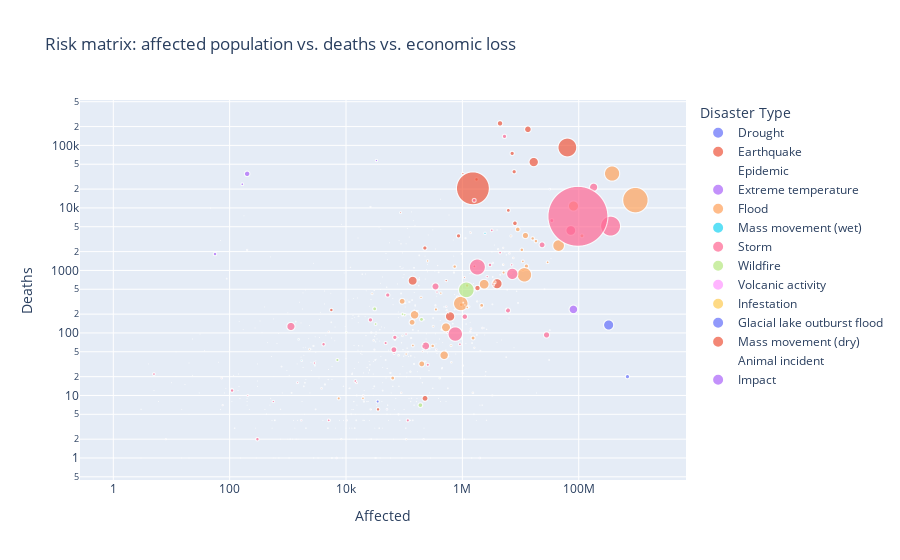

The notebook cell this image was saved under:
### Markdown cell above
## 💥 8. Risk-matrix bubble chart  
Three dimensions in one view:  
- **x-axis**: total people **affected** (log-scaled)  
- **y-axis**: total **deaths** (log-scaled)  
- **bubble size**: total **economic loss** (USD, adjusted)  
- **colour**: **Disaster Type**

Hover any bubble to reveal the country and exact values.  
Log scales make extremes (e.g., China vs. small island states) visible on the same plot.

### Code cell
bubble = df.groupby(['Country', 'Disaster Type']).agg(
            Deaths=('Deaths', 'sum'),
            Affected=('Affected', 'sum'),
            Loss_USD_adj=('Loss_USD_adj', 'sum')).reset_index()

fig = px.scatter(bubble,
                 x='Affected',
                 y='Deaths',
                 size='Loss_USD_adj',
                 color='Disaster Type',
                 hover_name='Country',
                 log_x=True,
                 log_y=True,
                 size_max=60,
                 title='Risk matrix: affected population vs. deaths vs. economic loss')
fig.show()

### Figure 1 — Plotly figure (JSON) as saved in the notebook; plotly's stock layout.template omitted (floating-point values rounded to 4 significant figures; data arrays with more than 128 entries replaced by an {"elided": "..."} marker saying what was removed)
{"data": [{"hovertemplate": "<b>%{hovertext}</b><br><br>Disaster Type=Drought<br>Affected=%{x}<br>Deaths=%{y}<br>Loss_USD_adj=%{marker.size}<extra></extra>", "hovertext": ["Afghanistan", "Angola", "Argentina", "Armenia", "Australia", "Azerbaijan", "Bangladesh", "Barbados", "Bolivia (Plurinational State of)", "Bosnia and Herzegovina", "Botswana", "Brazil", "Bulgaria", "Burkina Faso", "Burundi", "Cabo Verde", "Cambodia", "Cameroon", "Central African Republic", "Chad", "China", "Colombia", "Costa Rica", "Croatia", "Cuba", "Cyprus", "Democratic People's Republic of Korea", "Democratic Republic of the Congo", "Djibouti", "Ecuador", "El Salvador", "Eritrea", "Eswatini", "Ethiopia", "Fiji", "France", "Gambia", "Georgia", "Grenada", "Guatemala", "Guinea-Bissau", "Guyana", "Haiti", "Honduras", "Hungary", "India", "Indonesia", "Iran (Islamic Republic of)", "Iraq", "Italy", "Jamaica", "Jordan", "Kazakhstan", "Kenya", "Kyrgyzstan", "Lao People's Democratic Republic", "Lesotho", "Lithuania", "Madagascar", "Malawi", "Malaysia", "Mali", "Marshall Islands", "Mauritania", "Mexico", "Micronesia (Federated States of)", "Mongolia", "Mozambique", "Namibia", "Nepal", "New Zealand", "Nicaragua", "Niger", "Nigeria", "Pakistan", "Palau", "Panama", "Papua New Guinea", "Paraguay", "Peru", "Philippines", "Poland", "Portugal", "Republic of Korea", "Republic of Moldova", "Romania", "Russian Federation", "Rwanda", "Saint Lucia", "Saint Vincent and the Grenadines", "Samoa", "Senegal", "Solomon Islands", "Somalia", "South Africa", "South Sudan", "Spain", "Sri Lanka", "Sudan", "Syrian Arab Republic", "Tajikistan", "Thailand", "Timor-Leste", "Tonga", "Trinidad and Tobago", "Tuvalu", "Uganda", "Ukraine", "United Kingdom of Great Britain and Northern Ireland", "United Republic of Tanzania", "United States of America", "Uruguay", "Uzbekistan", "Venezuela (Bolivarian Republic of)", "Viet Nam", "Zambia", "Zimbabwe"], "legendgroup": "Drought", "marker": {"color": "#636efa", "size": [198100000.0, 0.0, 4452000000.0, 182200000.0, 4987000000.0, 182200000.0, 0.0, 0.0, 732000000.0, 526600000.0, 58230000.0, 31380000000.0, 0.0, 0.0, 0.0, 0.0, 66270000.0, 0.0, 0.0, 0.0, 44800000000.0, 0.0, 0.0, 562700000.0, 5213000.0, 0.0, 0.0, 0.0, 0.0, 2486000.0, 257700000.0, 0.0, 0.0, 2539000000.0, 0.0, 0.0, 0.0, 364300000.0, 0.0, 157500000.0, 0.0, 21150000.0, 112400000.0, 0.0, 170500000.0, 8004000000.0, 1705000.0, 0.0, 0.0, 4569000000.0, 24180000.0, 0.0, 0.0, 303000000.0, 0.0, 0.0, 0.0, 351000000.0, 0.0, 400000000.0, 0.0, 0.0, 6485000.0, 0.0, 366200000.0, 0.0, 0.0, 0.0, 165600000.0, 0.0, 1108000000.0, 0.0, 0.0, 0.0, 0.0, 0.0, 359300000.0, 79410000.0, 0.0, 0.0, 143900000.0, 0.0, 2222000000.0, 0.0, 614200000.0, 910800000.0, 3572000000.0, 0.0, 0.0, 0.0, 0.0, 0.0, 0.0, 1150000000.0, 2032000000.0, 0.0, 2471000000.0, 59270000.0, 0.0, 0.0, 103800000.0, 5048000000.0, 0.0, 0.0, 0.0, 0.0, 0.0, 2309000000.0, 0.0, 0.0, 122300000000.0, 624600000.0, 91080000.0, 0.0, 9360000000.0, 2261000.0, 1173000000.0], "sizemode": "area", "sizeref": 439800000.0, "symbol": "circle"}, "mode": "markers", "name": "Drought", "showlegend": true, "type": "scattergl", "x": [31010000.0, 7722000.0, 35030.0, 297000.0, 0.0, 0.0, 0.0, 0.0, 3272000.0, 62580.0, 75000.0, 33670000.0, 0.0, 13250000.0, 2412000.0, 146100.0, 4050000.0, 2401000.0, 2222000.0, 8822000.0, 327400000.0, 1143000.0, 0.0, 0.0, 100000.0, 0.0, 31100000.0, 25970000.0, 1025000.0, 110700.0, 1487000.0, 1700000.0, 2104000.0, 74710000.0, 67000.0, 0.0, 491100.0, 696000.0, 100000.0, 5680000.0, 132000.0, 0.0, 4635000.0, 3117000.0, 0.0, 688200000.0, 18760000.0, 4900000.0, 7000000.0, 0.0, 91540.0, 150000.0, 71000.0, 31900000.0, 2000000.0, 0.0, 4308000.0, 0.0, 5665000.0, 25830000.0, 2200000.0, 13660000.0, 45790.0, 8205000.0, 2500000.0, 213400.0, 450000.0, 13560000.0, 3916000.0, 503000.0, 0.0, 948000.0, 29300000.0, 19110000.0, 4681000.0, 14200.0, 0.0, 2520000.0, 1738000.0, 21500.0, 197700.0, 0.0, 0.0, 0.0, 216200.0, 0.0, 1000000.0, 1000000.0, 0.0, 0.0, 0.0, 2094000.0, 0.0, 31940000.0, 30450000.0, 15620000.0, 26000.0, 5722000.0, 17840000.0, 21950000.0, 3800000.0, 33480000.0, 120000.0, 0.0, 0.0, 10200.0, 3542000.0, 0.0, 0.0, 8954000.0, 0.0, 893200.0, 600000.0, 0.0, 4412000.0, 14010000.0, 28740000.0], "xaxis": "x", "y": [37.0, 58.0, 8.0, 0.0, 0.0, 0.0, 0.0, 0.0, 10.0, 0.0, 0.0, 0.0, 0.0, 0.0, 120.0, 0.0, 0.0, 0.0, 0.0, 0.0, 134.0, 0.0, 0.0, 0.0, 0.0, 0.0, 0.0, 0.0, 0.0, 0.0, 0.0, 0.0, 0.0, 0.0, 0.0, 0.0, 0.0, 0.0, 0.0, 41.0, 0.0, 0.0, 0.0, 0.0, 0.0, 20.0, 11.0, 0.0, 0.0, 0.0, 0.0, 0.0, 0.0, 111.0, 0.0, 0.0, 0.0, 0.0, 0.0, 500.0, 0.0, 0.0, 0.0, 0.0, 0.0, 0.0, 0.0, 18.0, 0.0, 0.0, 0.0, 0.0, 0.0, 0.0, 77.0, 0.0, 0.0, 24.0, 4.0, 0.0, 0.0, 0.0, 0.0, 0.0, 2.0, 0.0, 0.0, 0.0, 0.0, 0.0, 0.0, 0.0, 0.0, 20020.0, 0.0, 0.0, 0.0, 0.0, 0.0, 0.0, 0.0, 0.0, 0.0, 0.0, 0.0, 0.0, 2544.0, 0.0, 0.0, 0.0, 428.0, 0.0, 0.0, 0.0, 0.0, 0.0, 0.0], "yaxis": "y"}, {"hovertemplate": "<b>%{hovertext}</b><br><br>Disaster Type=Earthquake<br>Affected=%{x}<br>Deaths=%{y}<br>Loss_USD_adj=%{marker.size}<extra></extra>", "hovertext": ["Afghanistan", "Albania", "Algeria", "American Samoa", "Argentina", "Azerbaijan", "Bangladesh", "Barbados", "Bhutan", "Bosnia and Herzegovina", "Brazil", "Bulgaria", "Burundi", "Chile", "China", "Colombia", "Comoros", "Costa Rica", "Croatia", "Cuba", "Democratic Republic of the Congo", "Dominica", "Dominican Republic", "Ecuador", "Egypt", "El Salvador", "Ethiopia", "France", "Georgia", "Germany", "Greece", "Guadeloupe", "Guatemala", "Haiti", "Honduras", "Hungary", "Iceland", "India", "Indonesia", "Iran (Islamic Republic of)", "Iraq", "Italy", "Japan", "Kazakhstan", "Kenya", "Kyrgyzstan", "Lao People's Democratic Republic", "Malawi", "Malaysia", "Maldives", "Martinique", "Mexico", "Morocco", "Mozambique", "Myanmar", "Nepal", "New Zealand", "Nicaragua", "North Macedonia", "Pakistan", "Panama", "Papua New Guinea", "Peru", "Philippines", "Puerto Rico", "Republic of Korea", "Russian Federation", "Rwanda", "Saint Lucia", "Samoa", "Serbia", "Serbia Montenegro", "Seychelles", "Slovenia", "Solomon Islands", "Somalia", "South Africa", "Spain", "Sri Lanka", "Syrian Arab Republic", "Taiwan (Province of China)", "Tajikistan", "Thailand", "Timor-Leste", "Tonga", "Turkmenistan", "Türkiye", "Uganda", "United Kingdom of Great Britain and Northern Ireland", "United Republic of Tanzania", "United States of America", "Uzbekistan", "Vanuatu"], "legendgroup": "Earthquake", "marker": {"color": "#EF553B", "size": [80000.0, 914100000.0, 8526000000.0, 0.0, 0.0, 18220000.0, 830400000.0, 0.0, 0.0, 27870000.0, 0.0, 0.0, 0.0, 44640000000.0, 157100000000.0, 19960000.0, 0.0, 353900000.0, 15780000000.0, 0.0, 10200000.0, 0.0, 0.0, 2614000000.0, 0.0, 3275000000.0, 0.0, 458100000.0, 610400000.0, 19930000.0, 878400000.0, 0.0, 289700000.0, 13380000000.0, 146200000.0, 0.0, 120900000.0, 8211000000.0, 20550000000.0, 5187000000.0, 0.0, 35540000000.0, 479700000000.0, 0.0, 166100000.0, 15880000.0, 139000.0, 0.0, 830400000.0, 780700000.0, 0.0, 13260000000.0, 7871000000.0, 0.0, 850100000.0, 6951000000.0, 39620000000.0, 3975000.0, 13070000.0, 8524000000.0, 0.0, 76200000.0, 1439000000.0, 398700000.0, 1151000000.0, 27450000.0, 740800000.0, 0.0, 0.0, 181400000.0, 190300000.0, 0.0, 49820000.0, 16610000.0, 2693000.0, 166100000.0, 32120000.0, 278900000.0, 2186000000.0, 9163000000.0, 5108000000.0, 43010000.0, 1743000000.0, 5294000.0, 13890000.0, 0.0, 38840000000.0, 0.0, 90770000.0, 598600000.0, 5694000000.0, 0.0, 100000000.0], "sizemode": "area", "sizeref": 439800000.0, "symbol": "circle"}, "mode": "markers", "name": "Earthquake", "showlegend": true, "type": "scattergl", "x": [1151000.0, 208000.0, 226500.0, 2500.0, 2541.0, 25790.0, 3795.0, 1.0, 20530.0, 1052.0, 286.0, 737.0, 120.0, 3944000.0, 63850000.0, 63800.0, 10000.0, 129800.0, 228300.0, 6007.0, 19250.0, 100.0, 2015.0, 528100.0, 250.0, 1610000.0, 99000.0, 1506.0, 26460.0, 150.0, 88620.0, 153.0, 1468000.0, 4443000.0, 52020.0, 1800.0, 3864.0, 7782000.0, 13390000.0, 1754000.0, 5969.0, 140000.0, 1519000.0, 36690.0, 0.0, 38030.0, 0.0, 20740.0, 5073.0, 27210.0, 100.0, 1822000.0, 859100.0, 1476.0, 1394000.0, 6177000.0, 615700.0, 19760.0, 100.0, 7187000.0, 1415.0, 579100.0, 1085000.0, 5921000.0, 5228.0, 34890.0, 63340.0, 2286.0, 0.0, 5584.0, 27030.0, 100.0, 4830.0, 605.0, 16610.0, 105100.0, 2060.0, 15300.0, 1019000.0, 8012000.0, 5600.0, 51110.0, 86900.0, 2003.0, 507.0, 0.0, 16850000.0, 590.0, 4501.0, 148100.0, 35530.0, 86.0, 81270.0], "xaxis": "x", "y": [4970.0, 51.0, 2285.0, 34.0, 0.0, 31.0, 13.0, 0.0, 12.0, 1.0, 1.0, 0.0, 3.0, 613.0, 92580.0, 14.0, 0.0, 43.0, 9.0, 0.0, 20.0, 0.0, 3.0, 688.0, 0.0, 1161.0, 2.0, 0.0, 6.0, 0.0, 11.0, 1.0, 69.0, 225200.0, 7.0, 0.0, 0.0, 37930.0, 180900.0, 28600.0, 10.0, 684.0, 20590.0, 3.0, 1.0, 74.0, 0.0, 4.0, 104.0, 102.0, 1.0, 523.0, 3574.0, 4.0, 3991.0, 9137.0, 184.0, 9.0, 0.0, 74450.0, 2.0, 209.0, 770.0, 491.0, 4.0, 0.0, 18.0, 81.0, 0.0, 148.0, 2.0, 1.0, 3.0, 1.0, 62.0, 298.0, 3.0, 10.0, 35400.0, 5670.0, 233.0, 27.0, 8401.0, 0.0, 9.0, 11.0, 54120.0, 4.0, 0.0, 32.0, 6.0, 13.0, 14.0], "yaxis": "y"}, {"hovertemplate": "<b>%{hovertext}</b><br><br>Disaster Type=Epidemic<br>Affected=%{x}<br>Deaths=%{y}<br>Loss_USD_adj=%{marker.size}<extra></extra>", "hovertext": {"elided": "131 str values"}, "legendgroup": "Epidemic", "marker": {"color": "#00cc96", "size": {"elided": "131 float values"}, "sizemode": "area", "sizeref": 439800000.0, "symbol": "circle"}, "mode": "markers", "name": "Epidemic", "showlegend": true, "type": "scattergl", "x": {"elided": "131 float values"}, "xaxis": "x", "y": {"elided": "131 float values"}, "yaxis": "y"}, {"hovertemplate": "<b>%{hovertext}</b><br><br>Disaster Type=Extreme temperature<br>Affected=%{x}<br>Deaths=%{y}<br>Loss_USD_adj=%{marker.size}<extra></extra>", "hovertext": ["Afghanistan", "Albania", "Algeria", "Argentina", "Armenia", "Australia", "Austria", "Azerbaijan", "Bangladesh", "Belarus", "Belgium", "Bolivia (Plurinational State of)", "Bosnia and Herzegovina", "Brazil", "Bulgaria", "Cambodia", "Canada", "Canary Islands", "Chile", "China", "Croatia", "Cyprus", "Czechia", "Democratic People's Republic of Korea", "Denmark", "Egypt", "El Salvador", "Estonia", "Finland", "France", "Germany", "Greece", "Guatemala", "Hungary", "Iceland", "India", "Ireland", "Israel", "Italy", "Japan", "Jordan", "Kazakhstan", "Kyrgyzstan", "Lao People's Democratic Republic", "Latvia", "Lebanon", "Liechtenstein", "Lithuania", "Luxembourg", "Malta", "Mexico", "Mongolia", "Montenegro", "Morocco", "Myanmar", "Nepal", "Netherlands (Kingdom of the)", "New Zealand", "Nigeria", "North Macedonia", "Norway", "Pakistan", "Paraguay", "Peru", "Philippines", "Poland", "Portugal", "Republic of Korea", "Republic of Moldova", "Romania", "Russian Federation", "Saudi Arabia", "Serbia", "Serbia Montenegro", "Slovakia", "Slovenia", "South Africa", "Spain", "State of Palestine", "Sudan", "Sweden", "Switzerland", "Taiwan (Province of China)", "Tajikistan", "Thailand", "Türkiye", "Ukraine", "United Kingdom of Great Britain and Northern Ireland", "United States of America", "Uruguay", "Viet Nam"], "legendgroup": "Extreme temperature", "marker": {"color": "#ab63fa", "size": [18000.0, 0.0, 0.0, 0.0, 0.0, 0.0, 477500000.0, 0.0, 0.0, 55200000.0, 0.0, 0.0, 0.0, 0.0, 91000.0, 0.0, 439200000.0, 0.0, 1365000000.0, 33250000000.0, 437200000.0, 0.0, 0.0, 0.0, 0.0, 0.0, 0.0, 0.0, 0.0, 13990000000.0, 3295000000.0, 5465000.0, 0.0, 0.0, 0.0, 682100000.0, 0.0, 0.0, 7684000000.0, 0.0, 0.0, 0.0, 0.0, 0.0, 0.0, 0.0, 0.0, 0.0, 0.0, 0.0, 697300000.0, 90650000.0, 0.0, 1474000.0, 0.0, 172000.0, 160600000.0, 354300000.0, 0.0, 0.0, 0.0, 23850000.0, 0.0, 124400000.0, 0.0, 0.0, 0.0, 166000000.0, 0.0, 0.0, 2132000000.0, 0.0, 0.0, 0.0, 255800000.0, 136400000.0, 0.0, 1501000000.0, 0.0, 0.0, 0.0, 477500000.0, 67960000.0, 1224000000.0, 0.0, 1822000.0, 154800000.0, 0.0, 5587000000.0, 0.0, 0.0], "sizemode": "area", "sizeref": 439800000.0, "symbol": "circle"}, "mode": "markers", "name": "Extreme temperature", "showlegend": true, "type": "scattergl", "x": [698200.0, 230200.0, 250000.0, 3500.0, 12000.0, 2000.0, 0.0, 0.0, 33380000.0, 95310.0, 0.0, 42770.0, 20350.0, 0.0, 70.0, 0.0, 0.0, 113.0, 50620.0, 81090000.0, 200.0, 400.0, 0.0, 13770.0, 0.0, 171.0, 0.0, 0.0, 0.0, 200.0, 165.0, 176.0, 12630.0, 500.0, 0.0, 26290.0, 0.0, 0.0, 0.0, 251500.0, 2012.0, 5012.0, 13900.0, 0.0, 0.0, 3999000.0, 0.0, 0.0, 0.0, 0.0, 122600.0, 2192000.0, 4500.0, 2478000.0, 1582.0, 25200.0, 0.0, 0.0, 0.0, 16320.0, 0.0, 88230.0, 0.0, 5390000.0, 34.0, 0.0, 0.0, 2925.0, 12830.0, 8359.0, 33320.0, 2764.0, 91730.0, 70.0, 89.0, 50000.0, 20.0, 0.0, 33500.0, 0.0, 0.0, 0.0, 0.0, 2002000.0, 1000000.0, 450.0, 147600.0, 47.0, 56.0, 2400.0, 0.0], "xaxis": "x", "y": [3073.0, 729.0, 48.0, 85.0, 0.0, 486.0, 1263.0, 5.0, 1563.0, 54.0, 5692.0, 28.0, 5.0, 32.0, 3020.0, 0.0, 897.0, 13.0, 6.0, 238.0, 2132.0, 261.0, 1120.0, 0.0, 441.0, 113.0, 1.0, 281.0, 363.0, 35090.0, 23940.0, 7479.0, 6.0, 1648.0, 0.0, 10400.0, 86.0, 0.0, 50920.0, 1251.0, 0.0, 3.0, 27.0, 0.0, 249.0, 0.0, 1.0, 688.0, 247.0, 146.0, 314.0, 7.0, 92.0, 21.0, 310.0, 267.0, 3703.0, 0.0, 60.0, 34.0, 59.0, 2665.0, 20.0, 1978.0, 0.0, 3196.0, 6843.0, 30.0, 23.0, 5475.0, 57350.0, 1301.0, 1072.0, 6.0, 740.0, 539.0, 33.0, 34830.0, 7.0, 16.0, 53.0, 1646.0, 85.0, 1.0, 138.0, 70.0, 1102.0, 9927.0, 1831.0, 11.0, 0.0], "yaxis": "y"}, {"hovertemplate": "<b>%{hovertext}</b><br><br>Disaster Type=Flood<br>Affected=%{x}<br>Deaths=%{y}<br>Loss_USD_adj=%{marker.size}<extra></extra>", "hovertext": {"elided": "180 str values"}, "legendgroup": "Flood", "marker": {"color": "#FFA15A", "size": {"elided": "180 float values"}, "sizemode": "area", "sizeref": 439800000.0, "symbol": "circle"}, "mode": "markers", "name": "Flood", "showlegend": true, "type": "scattergl", "x": {"elided": "180 float values"}, "xaxis": "x", "y": {"elided": "180 float values"}, "yaxis": "y"}, {"hovertemplate": "<b>%{hovertext}</b><br><br>Disaster Type=Mass movement (wet)<br>Affected=%{x}<br>Deaths=%{y}<br>Loss_USD_adj=%{marker.size}<extra></extra>", "hovertext": ["Afghanistan", "Angola", "Argentina", "Armenia", "Austria", "Azerbaijan", "Bangladesh", "Bolivia (Plurinational State of)", "Bosnia and Herzegovina", "Brazil", "Burundi", "Cameroon", "Chad", "Chile", "China", "Colombia", "Costa Rica", "Côte d’Ivoire", "Democratic Republic of the Congo", "Ecuador", "El Salvador", "Ethiopia", "French Guiana", "Georgia", "Guatemala", "Guinea", "Haiti", "India", "Indonesia", "Iran (Islamic Republic of)", "Italy", "Japan", "Kazakhstan", "Kenya", "Kyrgyzstan", "Malawi", "Malaysia", "Mexico", "Mongolia", "Morocco", "Mozambique", "Myanmar", "Nepal", "Nicaragua", "Nigeria", "Norway", "Pakistan", "Papua New Guinea", "Peru", "Philippines", "Republic of Korea", "Russian Federation", "Rwanda", "Sierra Leone", "Sri Lanka", "Switzerland", "Syrian Arab Republic", "Tajikistan", "Thailand", "Trinidad and Tobago", "Türkiye", "Uganda", "United Republic of Tanzania", "United States of America", "Uzbekistan", "Venezuela (Bolivarian Republic of)", "Viet Nam", "Yemen", "Zambia"], "legendgroup": "Mass movement (wet)", "marker": {"color": "#19d3f3", "size": [3970000.0, 0.0, 21930000.0, 0.0, 0.0, 0.0, 0.0, 265000000.0, 0.0, 367800000.0, 0.0, 0.0, 0.0, 0.0, 2569000000.0, 130500000.0, 0.0, 0.0, 0.0, 10000000.0, 0.0, 45000.0, 0.0, 0.0, 725900000.0, 0.0, 0.0, 220300000.0, 266100000.0, 0.0, 0.0, 339800000.0, 0.0, 0.0, 2616000.0, 0.0, 0.0, 0.0, 0.0, 0.0, 0.0, 0.0, 19880000.0, 0.0, 0.0, 157600000.0, 25890000.0, 60000000.0, 0.0, 130600000.0, 0.0, 0.0, 34980000.0, 38390000.0, 0.0, 915100000.0, 0.0, 70980000.0, 0.0, 0.0, 0.0, 0.0, 0.0, 1151000000.0, 0.0, 0.0, 0.0, 0.0, 0.0], "sizemode": "area", "sizeref": 439800000.0, "symbol": "circle"}, "mode": "markers", "name": "Mass movement (wet)", "showlegend": true, "type": "scattergl", "x": [336100.0, 0.0, 23020.0, 750.0, 0.0, 0.0, 154500.0, 16430.0, 403.0, 154500.0, 13750.0, 2350.0, 37.0, 142.0, 2449000.0, 85080.0, 200.0, 10010.0, 1820.0, 12750.0, 525.0, 15710.0, 5.0, 0.0, 178400.0, 492.0, 11200.0, 181400.0, 967200.0, 4.0, 576.0, 1367.0, 0.0, 146.0, 9716.0, 109.0, 100.0, 332.0, 0.0, 0.0, 300.0, 149200.0, 375500.0, 5769.0, 300.0, 1160.0, 30560.0, 19040.0, 13380.0, 3221000.0, 2026.0, 3511.0, 37980.0, 11920.0, 1797.0, 1731.0, 23.0, 22030.0, 33110.0, 1200.0, 1005.0, 183800.0, 6491.0, 1531.0, 6.0, 65100.0, 274.0, 31.0, 150.0], "xaxis": "x", "y": [979.0, 13.0, 28.0, 0.0, 21.0, 11.0, 265.0, 185.0, 6.0, 278.0, 63.0, 132.0, 52.0, 22.0, 3925.0, 1151.0, 7.0, 39.0, 438.0, 171.0, 42.0, 363.0, 10.0, 18.0, 713.0, 7.0, 13.0, 1742.0, 1837.0, 32.0, 20.0, 152.0, 48.0, 153.0, 126.0, 8.0, 59.0, 155.0, 17.0, 15.0, 17.0, 446.0, 1198.0, 29.0, 32.0, 11.0, 478.0, 869.0, 355.0, 1998.0, 59.0, 164.0, 113.0, 1118.0, 241.0, 36.0, 80.0, 91.0, 38.0, 2.0, 113.0, 765.0, 124.0, 79.0, 8.0, 109.0, 120.0, 96.0, 9.0], "yaxis": "y"}, {"hovertemplate": "<b>%{hovertext}</b><br><br>Disaster Type=Storm<br>Affected=%{x}<br>Deaths=%{y}<br>Loss_USD_adj=%{marker.size}<extra></extra>", "hovertext": {"elided": "186 str values"}, "legendgroup": "Storm", "marker": {"color": "#FF6692", "size": {"elided": "186 float values"}, "sizemode": "area", "sizeref": 439800000.0, "symbol": "circle"}, "mode": "markers", "name": "Storm", "showlegend": true, "type": "scattergl", "x": {"elided": "186 float values"}, "xaxis": "x", "y": {"elided": "186 float values"}, "yaxis": "y"}, {"hovertemplate": "<b>%{hovertext}</b><br><br>Disaster Type=Wildfire<br>Affected=%{x}<br>Deaths=%{y}<br>Loss_USD_adj=%{marker.size}<extra></extra>", "hovertext": ["Albania", "Algeria", "Argentina", "Australia", "Belize", "Benin", "Bolivia (Plurinational State of)", "Brazil", "Bulgaria", "Canada", "Canary Islands", "Central African Republic", "Chile", "China", "Colombia", "Croatia", "Cyprus", "Democratic Republic of the Congo", "Dominican Republic", "Ecuador", "Eswatini", "Ethiopia", "France", "Greece", "Guatemala", "Guinea", "Honduras", "India", "Indonesia", "Iran (Islamic Republic of)", "Israel", "Italy", "Japan", "Kazakhstan", "Latvia", "Lebanon", "Malaysia", "Mexico", "Montenegro", "Mozambique", "Nepal", "New Zealand", "Nicaragua", "North Macedonia", "Pakistan", "Panama", "Paraguay", "Peru", "Portugal", "Republic of Korea", "Russian Federation", "Sierra Leone", "Slovakia", "South Africa", "South Sudan", "Spain", "Sweden", "Syrian Arab Republic", "Thailand", "Tunisia", "Türkiye", "Ukraine", "United States of America", "Viet Nam"], "legendgroup": "Wildfire", "marker": {"color": "#B6E880", "size": [0.0, 0.0, 825300000.0, 6839000000.0, 0.0, 0.0, 100000000.0, 0.0, 35770000.0, 9549000000.0, 0.0, 0.0, 3367000000.0, 0.0, 0.0, 66440000.0, 54410000.0, 0.0, 0.0, 0.0, 0.0, 0.0, 16060000.0, 3585000000.0, 0.0, 0.0, 0.0, 0.0, 1345000000.0, 0.0, 1068000000.0, 236500000.0, 0.0, 0.0, 0.0, 0.0, 0.0, 0.0, 0.0, 0.0, 0.0, 12120000.0, 0.0, 24710000.0, 0.0, 0.0, 45390000.0, 190000000.0, 7262000000.0, 0.0, 2952000000.0, 0.0, 0.0, 1182000000.0, 0.0, 4323000000.0, 127400000.0, 0.0, 0.0, 0.0, 268600000.0, 196400000.0, 108000000000.0, 0.0], "sizemode": "area", "sizeref": 439800000.0, "symbol": "circle"}, "mode": "markers", "name": "Wildfire", "showlegend": true, "type": "scattergl", "x": [75.0, 79300.0, 127600.0, 31100.0, 800.0, 2759.0, 190600.0, 10000000.0, 676.0, 190000.0, 405.0, 30750.0, 101600.0, 6403.0, 119200.0, 106.0, 749.0, 59900.0, 0.0, 1945.0, 1500.0, 5.0, 15400.0, 93670.0, 200.0, 777.0, 2503.0, 0.0, 410100.0, 0.0, 80200.0, 11600.0, 3276.0, 300.0, 0.0, 15.0, 0.0, 0.0, 200.0, 3023.0, 0.0, 195.0, 16000.0, 1080000.0, 4004.0, 1436.0, 129000.0, 1885.0, 198400.0, 29530.0, 32210.0, 6437.0, 0.0, 10120.0, 12.0, 7107.0, 0.0, 219100.0, 0.0, 3000.0, 562900.0, 1968.0, 1171000.0, 0.0], "xaxis": "x", "y": [0.0, 176.0, 24.0, 243.0, 0.0, 1.0, 19.0, 0.0, 10.0, 7.0, 0.0, 1.0, 196.0, 75.0, 42.0, 13.0, 6.0, 11.0, 0.0, 5.0, 2.0, 0.0, 7.0, 200.0, 0.0, 0.0, 0.0, 24.0, 19.0, 0.0, 44.0, 13.0, 1.0, 14.0, 0.0, 1.0, 0.0, 0.0, 0.0, 49.0, 11.0, 0.0, 0.0, 2.0, 4.0, 0.0, 8.0, 14.0, 165.0, 35.0, 139.0, 0.0, 6.0, 103.0, 50.0, 37.0, 0.0, 3.0, 0.0, 0.0, 13.0, 16.0, 489.0, 0.0], "yaxis": "y"}, {"hovertemplate": "<b>%{hovertext}</b><br><br>Disaster Type=Volcanic activity<br>Affected=%{x}<br>Deaths=%{y}<br>Loss_USD_adj=%{marker.size}<extra></extra>", "hovertext": ["Argentina", "Bolivia (Plurinational State of)", "Cabo Verde", "Canary Islands", "Chile", "Colombia", "Comoros", "Costa Rica", "Democratic Republic of the Congo", "Ecuador", "El Salvador", "Ethiopia", "Guatemala", "Iceland", "Indonesia", "Italy", "Japan", "Mexico", "Montserrat", "New Zealand", "Northern Mariana Islands", "Papua New Guinea", "Peru", "Philippines", "Rwanda", "Saint Vincent and the Grenadines", "Tonga", "United States of America", "Vanuatu", "Yemen"], "legendgroup": "Volcanic activity", "marker": {"color": "#FF97FF", "size": [145000000.0, 0.0, 0.0, 1158000000.0, 794100000.0, 0.0, 0.0, 0.0, 15700000.0, 252900000.0, 0.0, 0.0, 0.0, 0.0, 581900000.0, 149200000.0, 0.0, 0.0, 0.0, 0.0, 0.0, 0.0, 0.0, 93050000.0, 0.0, 376200000.0, 126500000.0, 624600000.0, 0.0, 0.0], "sizemode": "area", "sizeref": 439800000.0, "symbol": "circle"}, "mode": "markers", "name": "Volcanic activity", "showlegend": true, "type": "scattergl", "x": [3000.0, 3000.0, 2500.0, 6888.0, 19100.0, 42690.0, 284000.0, 18450.0, 398800.0, 1582000.0, 65080.0, 11000.0, 1728000.0, 0.0, 716700.0, 328.0, 16470.0, 41300.0, 200.0, 23.0, 0.0, 58820.0, 34040.0, 1443000.0, 13360.0, 13300.0, 84180.0, 2500.0, 46870.0, 15.0], "xaxis": "x", "y": [0.0, 0.0, 0.0, 1.0, 0.0, 16.0, 1.0, 0.0, 232.0, 5.0, 2.0, 5.0, 461.0, 0.0, 924.0, 0.0, 63.0, 0.0, 0.0, 21.0, 0.0, 0.0, 2.0, 1.0, 0.0, 0.0, 4.0, 0.0, 0.0, 6.0], "yaxis": "y"}, {"hovertemplate": "<b>%{hovertext}</b><br><br>Disaster Type=Infestation<br>Affected=%{x}<br>Deaths=%{y}<br>Loss_USD_adj=%{marker.size}<extra></extra>", "hovertext": ["Australia", "Burkina Faso", "Cabo Verde", "Chad", "China", "Djibouti", "Eritrea", "Ethiopia", "Gambia", "Iran (Islamic Republic of)", "Kenya", "Liberia", "Madagascar", "Mali", "Mauritania", "Morocco", "Niger", "Nigeria", "Pakistan", "Peru", "Russian Federation", "Senegal", "Somalia", "Sudan", "Uganda", "United Republic of Tanzania"], "legendgroup": "Infestation", "marker": {"color": "#FECB52", "size": [218600000.0, 0.0, 0.0, 0.0, 0.0, 0.0, 0.0, 0.0, 0.0, 0.0, 0.0, 0.0, 0.0, 0.0, 0.0, 0.0, 0.0, 0.0, 0.0, 0.0, 0.0, 0.0, 0.0, 0.0, 0.0, 0.0], "sizemode": "area", "sizeref": 439800000.0, "symbol": "circle"}, "mode": "markers", "name": "Infestation", "showlegend": true, "type": "scattergl", "x": [0.0, 0.0, 0.0, 0.0, 0.0, 0.0, 0.0, 0.0, 0.0, 0.0, 0.0, 500000.0, 2300000.0, 0.0, 400000.0, 0.0, 0.0, 0.0, 0.0, 0.0, 0.0, 0.0, 0.0, 0.0, 0.0, 0.0], "xaxis": "x", "y": [0.0, 0.0, 0.0, 0.0, 0.0, 0.0, 0.0, 0.0, 0.0, 0.0, 0.0, 0.0, 0.0, 0.0, 0.0, 0.0, 0.0, 0.0, 0.0, 0.0, 0.0, 0.0, 0.0, 0.0, 0.0, 0.0], "yaxis": "y"}, {"hovertemplate": "<b>%{hovertext}</b><br><br>Disaster Type=Glacial lake outburst flood<br>Affected=%{x}<br>Deaths=%{y}<br>Loss_USD_adj=%{marker.size}<extra></extra>", "hovertext": ["China", "India", "Italy", "Nepal", "Switzerland"], "legendgroup": "Glacial lake outburst flood", "marker": {"color": "#636efa", "size": [0.0, 243100000.0, 0.0, 0.0, 0.0], "sizemode": "area", "sizeref": 439800000.0, "symbol": "circle"}, "mode": "markers", "name": "Glacial lake outburst flood", "showlegend": true, "type": "scattergl", "x": [0.0, 88420.0, 0.0, 5720.0, 0.0], "xaxis": "x", "y": [20.0, 428.0, 11.0, 18.0, 1.0], "yaxis": "y"}, {"hovertemplate": "<b>%{hovertext}</b><br><br>Disaster Type=Mass movement (dry)<br>Affected=%{x}<br>Deaths=%{y}<br>Loss_USD_adj=%{marker.size}<extra></extra>", "hovertext": ["China", "Colombia", "Ecuador", "Egypt", "Guatemala", "India", "Madagascar", "Myanmar", "Pakistan", "Papua New Guinea", "Philippines", "Switzerland"], "legendgroup": "Mass movement (dry)", "marker": {"color": "#EF553B", "size": [10770000.0, 0.0, 0.0, 0.0, 0.0, 0.0, 0.0, 0.0, 0.0, 0.0, 0.0, 0.0], "sizemode": "area", "sizeref": 439800000.0, "symbol": "circle"}, "mode": "markers", "name": "Mass movement (dry)", "showlegend": true, "type": "scattergl", "x": [360.0, 0.0, 0.0, 697.0, 3028.0, 0.0, 10.0, 0.0, 0.0, 0.0, 0.0, 200.0], "xaxis": "x", "y": [101.0, 12.0, 60.0, 98.0, 36.0, 16.0, 16.0, 17.0, 13.0, 10.0, 11.0, 8.0], "yaxis": "y"}, {"hovertemplate": "<b>%{hovertext}</b><br><br>Disaster Type=Animal incident<br>Affected=%{x}<br>Deaths=%{y}<br>Loss_USD_adj=%{marker.size}<extra></extra>", "hovertext": ["Niger"], "legendgroup": "Animal incident", "marker": {"color": "#00cc96", "size": [0.0], "sizemode": "area", "sizeref": 439800000.0, "symbol": "circle"}, "mode": "markers", "name": "Animal incident", "showlegend": true, "type": "scattergl", "x": [5.0], "xaxis": "x", "y": [12.0], "yaxis": "y"}, {"hovertemplate": "<b>%{hovertext}</b><br><br>Disaster Type=Impact<br>Affected=%{x}<br>Deaths=%{y}<br>Loss_USD_adj=%{marker.size}<extra></extra>", "hovertext": ["Russian Federation"], "legendgroup": "Impact", "marker": {"color": "#ab63fa", "size": [44440000.0], "sizemode": "area", "sizeref": 439800000.0, "symbol": "circle"}, "mode": "markers", "name": "Impact", "showlegend": true, "type": "scattergl", "x": [301500.0], "xaxis": "x", "y": [0.0], "yaxis": "y"}], "layout": {"legend": {"itemsizing": "constant", "title": {"text": "Disaster Type"}, "tracegroupgap": 0}, "title": {"text": "Risk matrix: affected population vs. deaths vs. economic loss"}, "xaxis": {"anchor": "y", "domain": [0, 1], "title": {"text": "Affected"}, "type": "log"}, "yaxis": {"anchor": "x", "domain": [0, 1], "title": {"text": "Deaths"}, "type": "log"}}}
